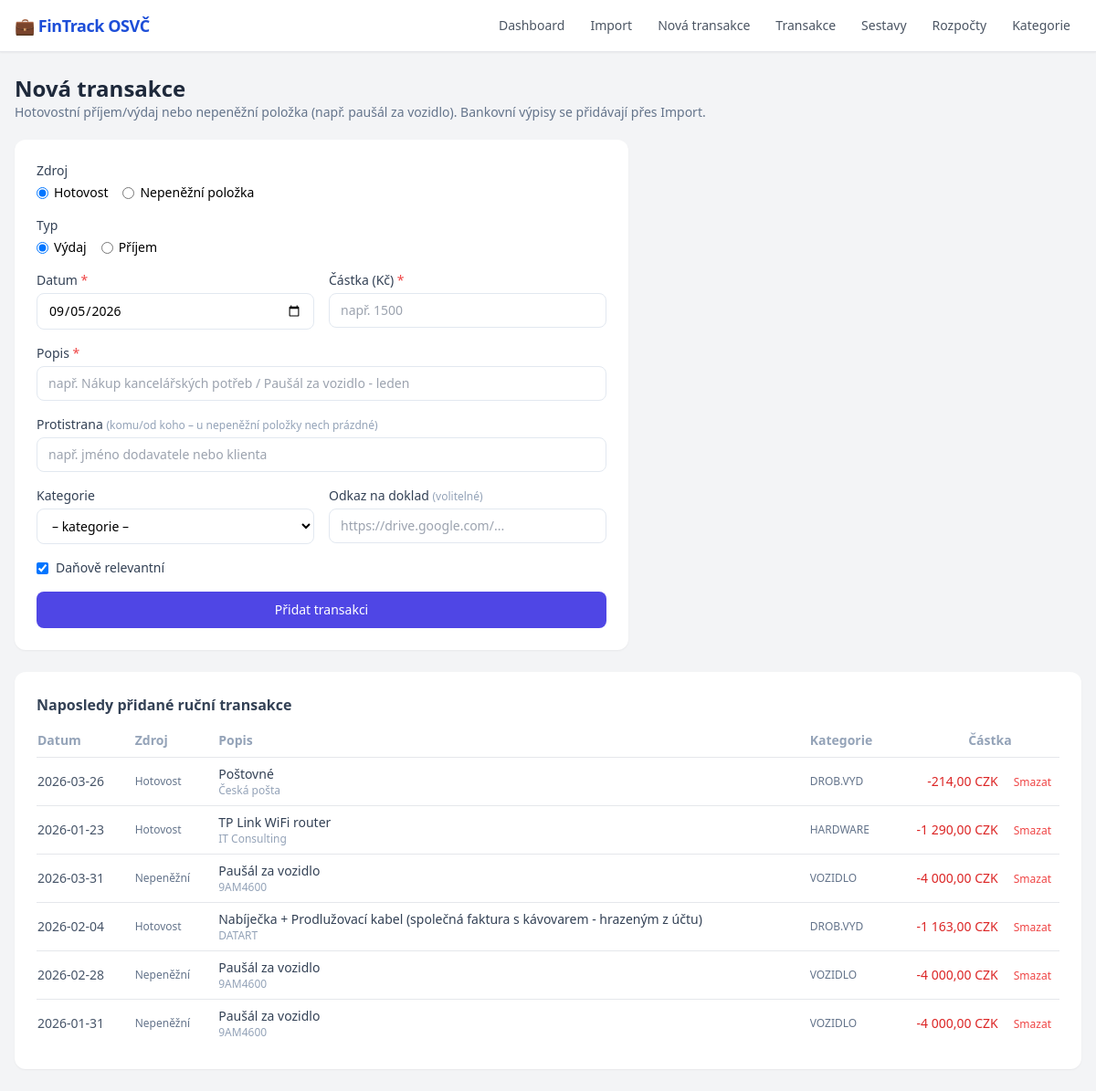
Page /transactions/new on the committed database.
### database.py (models this page shows)
class Transaction(Base):
    __tablename__ = "transactions"
    id = Column(Integer, primary_key=True, index=True)
    import_batch_id = Column(Integer, ForeignKey("import_batches.id"), nullable=True)
    category_id = Column(Integer, ForeignKey("categories.id"), nullable=True)
    cs_transaction_id = Column(String, nullable=True, index=True)
    date = Column(String, nullable=True)
    year = Column(Integer, nullable=True, index=True)
    month = Column(Integer, nullable=True, index=True)
    amount = Column(Float, nullable=False, default=0.0)
    currency = Column(String, default="CZK")
    counterparty_account = Column(String, nullable=True)
    counterparty_name = Column(String, nullable=True)
    bank_code = Column(String, nullable=True)
    iban = Column(String, nullable=True)
    bic = Column(String, nullable=True)
    variable_symbol = Column(String, nullable=True)
    constant_symbol = Column(String, nullable=True)
    specific_symbol = Column(String, nullable=True)
    description = Column(Text, nullable=True)
    transaction_type = Column(String, nullable=True)
    message_for_me = Column(Text, nullable=True)
    payer_address = Column(Text, nullable=True)
    message_for_recipient = Column(Text, nullable=True)
    recipient_address = Column(Text, nullable=True)
    note = Column(Text, nullable=True)
    bank_category = Column(String, nullable=True)
    card_number = Column(String, nullable=True)
    card_location = Column(String, nullable=True)
    payment_reference = Column(String, nullable=True)
    raw_data = Column(Text, nullable=True)
    is_income = Column(Boolean, default=False)
    source_type = Column(String, default="bank")
    tax_relevant = Column(Boolean, default=True)
    document_url = Column(Text, nullable=True)
    suggested_category_id = Column(Integer, ForeignKey("categories.id"), nullable=True)
    suggested_tax_relevant = Column(Boolean, nullable=True)
    receipt_path = Column(String, nullable=True)
    import_batch = relationship("ImportBatch", back_populates="transactions")
    category = relationship("Category", back_populates="transactions", foreign_keys=[category_id])
    suggested_category = relationship("Category", foreign_keys=[suggested_category_id])

class Category(Base):
    __tablename__ = "categories"
    id = Column(Integer, primary_key=True, index=True)
    name = Column(String, unique=True, nullable=False)
    is_active = Column(Boolean, default=True)
    category_type = Column(String, default="expense")
    default_tax_relevant = Column(Boolean, default=True)
    transactions = relationship("Transaction", back_populates="category", foreign_keys="Transaction.category_id")
    rules = relationship("ClassificationRule", back_populates="category")
    budgets = relationship("Budget", back_populates="category")

### main.py (the view)
@app.get("/transactions/new", response_class=HTMLResponse)
async def new_transaction_page(request: Request, added: Optional[str] = None):
    db = SessionLocal()
    try:
        init_default_categories(db)
        cats = db.query(Category).filter(Category.is_active == True).order_by(Category.name).all()
        recent = db.query(Transaction).filter(Transaction.source_type != "bank").order_by(Transaction.id.desc()).limit(25).all()
        recent_list = [{
            "id": t.id, "date": t.date, "source_type": t.source_type or "cash",
            "is_income": t.is_income, "amount": t.amount, "currency": t.currency or "CZK",
            "counterparty": t.counterparty_name or "", "description": t.description or "",
            "category": cat_name(db, t.category_id), "tax_relevant": t.tax_relevant,
        } for t in recent]
        today = datetime.now().strftime("%Y-%m-%d")
        return render("transaction_new.html", categories=cats, recent=recent_list, today=today,
                      msg="Transakce byla přidána." if added else None)
    finally:
        db.close()

### templates/transaction_new.html (shortened to what this page needs)
{% extends "base.html" %}
{% block content %}
<div class="mb-5">
  <h1 class="text-2xl font-bold text-slate-800">Nová transakce</h1>
  <p class="text-slate-500 text-sm">Hotovostní příjem/výdaj nebo nepeněžní položka (např. paušál za vozidlo). Bankovní výpisy se přidávají přes Import.</p>
</div>
<div class="bg-white rounded-xl shadow-sm p-6 mb-6 max-w-2xl">
  <form method="post" action="/transactions/new" class="space-y-4">
    <div>
      <label class="block text-sm font-medium text-slate-700 mb-1">Zdroj</label>
      <div class="flex gap-4 text-sm">
        <label class="flex items-center gap-1.5">
          <input type="radio" name="source_type" value="cash" checked> Hotovost
        </label>
        <label class="flex items-center gap-1.5">
          <input type="radio" name="source_type" value="nonmonetary"> Nepeněžní položka
        </label>
      </div>
    </div>
    <div>
      <label class="block text-sm font-medium text-slate-700 mb-1">Typ</label>
      <div class="flex gap-4 text-sm">
        <label class="flex items-center gap-1.5">
          <input type="radio" name="direction" value="expense" checked> Výdaj
        </label>
        <label class="flex items-center gap-1.5">
          <input type="radio" name="direction" value="income"> Příjem
        </label>
      </div>
    </div>
    <div class="grid grid-cols-2 gap-4">
      <div>
        <label class="block text-sm font-medium text-slate-700 mb-1">Datum <span class="text-red-500">*</span></label>
        <input type="date" name="date" value="{{ today }}" required
          class="w-full border border-slate-200 rounded-lg px-3 py-2 text-sm focus:outline-none focus:ring-2 focus:ring-indigo-500">
      </div>
      <div>
        <label class="block text-sm font-medium text-slate-700 mb-1">Částka (Kč) <span class="text-red-500">*</span></label>
        <input type="number" name="amount" step="0.01" min="0" required placeholder="např. 1500"
          class="w-full border border-slate-200 rounded-lg px-3 py-2 text-sm focus:outline-none focus:ring-2 focus:ring-indigo-500">
      </div>
    </div>
    <div>
      <label class="block text-sm font-medium text-slate-700 mb-1">Popis <span class="text-red-500">*</span></label>
      <input type="text" name="description" required placeholder="např. Nákup kancelářských potřeb / Paušál za vozidlo - leden"
        class="w-full border border-slate-200 rounded-lg px-3 py-2 text-sm focus:outline-none focus:ring-2 focus:ring-indigo-500">
    </div>
    <div>
      <label class="block text-sm font-medium text-slate-700 mb-1">Protistrana <span class="text-slate-400 font-normal text-xs">(komu/od koho – u nepeněžní položky nech prázdné)</span></label>
      <input type="text" name="counterparty" placeholder="např. jméno dodavatele nebo klienta"
        class="w-full border border-slate-200 rounded-lg px-3 py-2 text-sm focus:outline-none focus:ring-2 focus:ring-indigo-500">
    </div>
    <div class="grid grid-cols-2 gap-4">
      <div>
        <label class="block text-sm font-medium text-slate-700 mb-1">Kategorie</label>
        <select name="category" id="category-select" class="w-full border border-slate-200 rounded-lg px-3 py-2 text-sm bg-white" onchange="onCategorySelectNew(this)">
          <option value="">– kategorie –</option>
        </select>
      </div>
      <div>
        <label class="block text-sm font-medium text-slate-700 mb-1">Odkaz na doklad <span class="text-slate-400 font-normal text-xs">(volitelné)</span></label>
        <input type="url" name="document_url" placeholder="https://drive.google.com/..."
          class="w-full border border-slate-200 rounded-lg px-3 py-2 text-sm focus:outline-none focus:ring-2 focus:ring-indigo-500">
      </div>
    </div>
    <div>
      <label class="flex items-center gap-2 text-sm text-slate-700">
        <input type="checkbox" id="tax_relevant_cb" name="tax_relevant" value="1" checked>
        Daňově relevantní
      </label>
    </div>
    <button type="submit" class="w-full bg-indigo-600 hover:bg-indigo-700 text-white py-2.5 rounded-lg font-medium text-sm transition-colors">
      Přidat transakci
    </button>
  </form>
</div>
<div class="bg-white rounded-xl shadow-sm p-6">
  <h2 class="font-semibold text-slate-700 mb-4">Naposledy přidané ruční transakce</h2>
  {% if recent %}
  <table class="w-full text-sm">
    <thead>
      <tr class="text-left text-slate-400 border-b">
        <th class="pb-2">Datum</th>
        <th class="pb-2">Zdroj</th>
        <th class="pb-2">Popis</th>
        <th class="pb-2">Kategorie</th>
        <th class="pb-2 text-right">Částka</th>
        <th class="pb-2"></th>
      </tr>
    </thead>
    <tbody>
    {% for r in recent %}
    <tr class="border-b last:border-0 hover:bg-slate-50">
      <td class="py-2 pr-4 text-slate-600 whitespace-nowrap">{{ r.date }}</td>
      <td class="py-2 pr-4 text-slate-500 text-xs">{% if r.source_type == 'cash' %}Hotovost{% else %}Nepeněžní{% endif %}</td>
      <td class="py-2 pr-4 text-slate-700">
        {{ r.description or '—' }}
        {% if r.counterparty %}<div class="text-xs text-slate-400">{{ r.counterparty }}</div>{% endif %}
      </td>
      <td class="py-2 pr-4 text-slate-500 text-xs">{{ r.category or '—' }}{% if not r.tax_relevant %} <span class="text-slate-400">(nerelevantní)</span>{% endif %}</td>
      <td class="py-2 pr-4 text-right font-medium whitespace-nowrap {% if r.amount > 0 %}text-green-600{% else %}text-red-600{% endif %}">
        {{ r.amount|czk }} {{ r.currency }}
      </td>
      <td class="py-2">
        <form method="post" action="/transactions/{{ r.id }}/delete" onsubmit="return confirm('Smazat tuto transakci?');" class="inline">
          <button type="submit" class="text-red-500 hover:text-red-700 text-xs font-medium">Smazat</button>
        </form>
      </td>
    </tr>
    {% endfor %}
    </tbody>
  </table>
  {% else %}
  <p class="text-slate-400 text-sm">Zatím žádné ruční transakce.</p>
  {% endif %}
</div>
{% endblock %}

### rows in the picture
Transaction: date "2026-03-26", description "Poštovné", counterparty "Česká pošta", amount|czk "-214,00", currency "CZK"
Category: name "DROB.VYD" "DROB.VYD"
Transaction: date "2026-01-23", description "TP Link WiFi router", counterparty "IT Consulting", amount|czk "-1 290,00", currency "CZK"
Category: name "HARDWARE"
Transaction: date "2026-03-31", description "Paušál za vozidlo", counterparty "9AM4600", amount|czk "-4 000,00", currency "CZK"
Category: name "VOZIDLO" "VOZIDLO" "VOZIDLO"
Transaction: date "2026-02-04", description "Nabíječka + Prodlužovací kabel (společná faktura s kávovarem - hrazeným z účtu)", counterparty "DATART", amount|czk "-1 163,00", currency "CZK"
Transaction: date "2026-02-28", description "Paušál za vozidlo", counterparty "9AM4600", amount|czk "-4 000,00", currency "CZK"
Transaction: date "2026-01-31", description "Paušál za vozidlo", counterparty "9AM4600", amount|czk "-4 000,00", currency "CZK"
